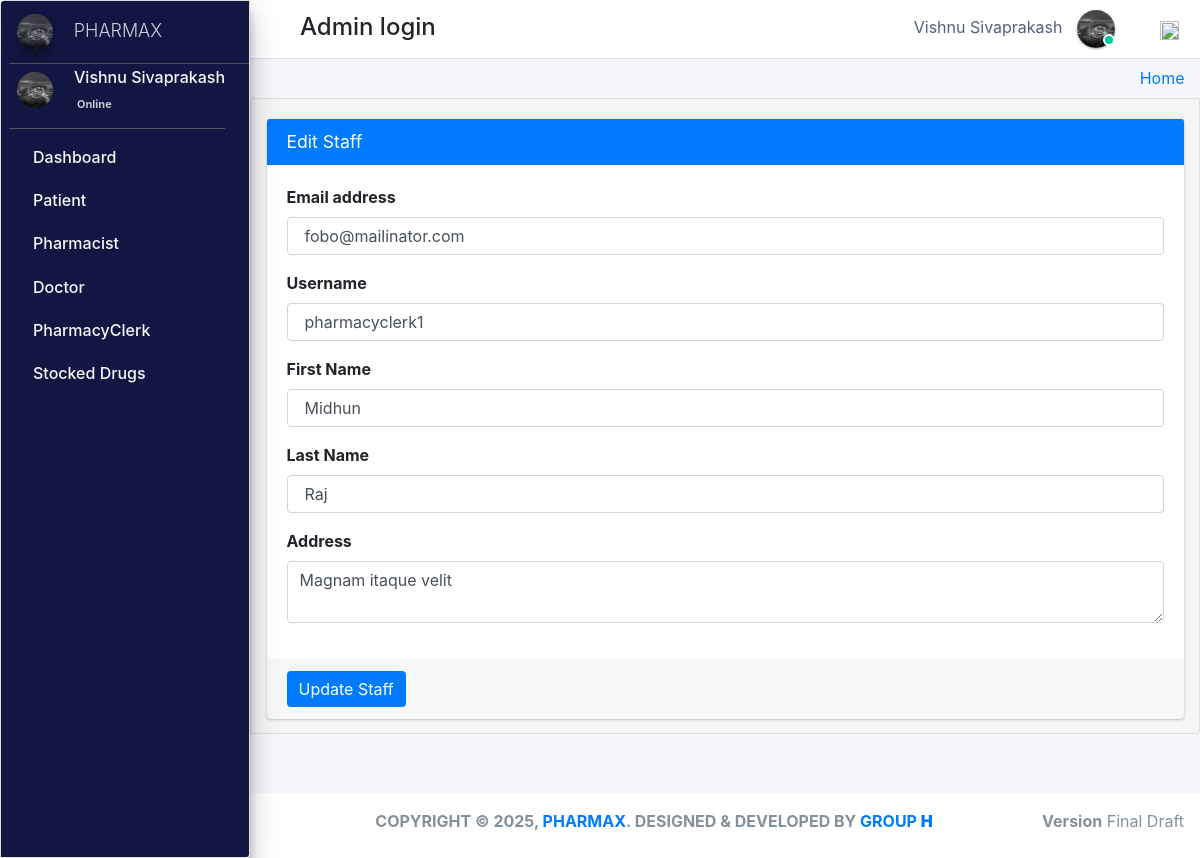
The app's page /admin_user/edit_receptionist/5/ (signed in) with its own data.
### pharmacy/models.py (models this page shows, shortened)
class CustomUser(AbstractUser):
    user_type_data = ((1, "AdminHOD"), (2, "Pharmacist"), (3, "Doctor"), (4, "PharmacyClerk"),(5, "Patients"))
    user_type = models.CharField(default=1, choices=user_type_data, max_length=10)

class AdminHOD(models.Model):
    gender_category=(
        ('Male','Male'),
        ('Female','Female'),
    )
    admin = models.OneToOneField(CustomUser,null=True, on_delete = models.CASCADE)
    emp_no= models.CharField(max_length=100,null=True,blank=True)
    gender=models.CharField(max_length=100,null=True,choices=gender_category)
    mobile=models.CharField(max_length=10,null=True,blank=True)
    address=models.CharField(max_length=300,null=True,blank=True)
    profile_pic=models.ImageField(default="admin.png",null=True,blank=True)
    created_at = models.DateTimeField(auto_now_add=True)
    updated_at = models.DateTimeField(auto_now=True)
    date_employed=models.DateTimeField(auto_now_add=True, auto_now=False)
    objects = models.Manager()

class PharmacyClerk(models.Model):
    gender_category=(
        ('Male','Male'),
        ('Female','Female'),
    )
    admin = models.OneToOneField(CustomUser,null=True, on_delete = models.CASCADE)
    emp_no=models.CharField(max_length=100,null=True,blank=True)
    gender=models.CharField(max_length=100,null=True,choices=gender_category)
    mobile=models.CharField(max_length=10,null=True,blank=True)
    address=models.CharField(max_length=300,null=True,blank=True)
    profile_pic=models.ImageField(default="images2.png",null=True,blank=True)
    age= models.IntegerField(default='0', blank=True, null=True)
    created_at = models.DateTimeField(auto_now_add=True)
    updated_at = models.DateTimeField(auto_now=True)
    objects = models.Manager()

### pharmacy/HODViews.py (the view, shortened to what this page needs)
# urls.py: path('admin_user/edit_receptionist/<clerk_id>/', HODViews.editPharmacyClerk, name="edit_clerk"),
def editPharmacyClerk(request,clerk_id):
    clerk=PharmacyClerk.objects.get(admin=clerk_id)
    context={
        "staff":clerk,
        "title":"Edit PharmacyClerk"
    }
    return render(request,'hod_templates/edit_clerk.html',context)

### pharmacy/LoginCheckMiddleWare.py (called while the page is built, shortened)
    def process_view(self, request, view_func, view_args, view_kwargs):
        modulename = view_func.__module__
        user = request.user
        if user.is_authenticated:
            if user.user_type == "1":
                if modulename == "pharmacy.HODViews":
                    pass
                elif modulename == "":
                    pass
                elif modulename == "pharmacy.views" or modulename == "django.views.static":
                    pass
                else:
                    pass
            else:
                return redirect("login")
        else:
            if request.path == reverse("login"):
                pass
            else:
                return redirect("login")

### pharmacy/templates/hod_templates/edit_clerk.html (shortened to what this page needs)
{% extends 'hod_templates/base_template.html'%} {% block main_content %}
<section class="content">
    <div class="container-fluid">
        <div class="row">
            <div class="col-md-12">
                <div class="card card-primary">
                    <div class="card-header">
                        <h3 class="card-title">Edit Staff</h3>
                    </div>
                    <form role="form" method="POST" action="">
                        <div class="card-body">
                            <div class="form-group">
                                <label>Email address</label>
                                <input type="email" class="form-control" name="email" value="{{ staff.admin.email }}">
                            </div>
                            <div class="form-group">
                                <label>Username</label>
                                <input type="text" class="form-control" name="username" value="{{ staff.admin.username }}">
                            </div>
                            <div class="form-group">
                                <label>First Name</label>
                                <input type="text" class="form-control" name="first_name" value="{{ staff.admin.first_name }}">
                            </div>
                            <div class="form-group">
                                <label>Last Name</label>
                                <input type="text" class="form-control" name="last_name" value="{{ staff.admin.last_name }}">
                            </div>
                            <div class="form-group">
                                <label>Address</label>
                                <textarea class="form-control" name="address">{{ staff.address }}</textarea>
                            </div>
                        </div>
                        <div class="card-footer">
                            <button type="submit" class="btn btn-primary">Update Staff</button>
                        </div>
                    </form>
                </div>
            </div>
        </div>
    </div>
</section>
{% endblock %}

### pharmacy/templates/hod_templates/base_template.html (shortened to what this page needs)
{% extends 'base_file.html' %} {% block htm %}
<body class="hold-transition sidebar-mini layout-fixed">
    <div class="wrapper">
        <nav class="main-header navbar navbar-expand navbar-white navbar-light">
            <ul class="navbar-nav">
                <li class="nav-item">
                    <a class="nav-link" data-widget="pushmenu" href="#" role="button"></a>
                </li>
            </ul>
            <h4 style="margin-left: 10px; margin-top: 5px;">Admin login </h4>
            <ul class="navbar-nav ml-auto">
                <li class="mx-3">
                    <a href="#" class="sm-submenu-with-image a">
                        <span>{{user.first_name}}  {{user.last_name}}</span>
                        <img src="{{request.user.adminhod.profile_pic.url}}" class="img-circle elevation-1" width="38" height="38" alt="">
                        <span class="avatar-status avatar-sm-status avatar-status-success"></span>
                    </a>
                </li>
                <li class="nav-item dropdown ml-3 low">
                    <a href="#" class="btn btn-outlined btn-black text-muted bg-transparent " data-toggle="dropdown" aria-expanded="false" data-wow-delay="0.7s"><img src="https://img.icons8.com/ios/50/000000/settings.png" width="19" height="19">
                    </a>
                </li>
            </ul>
        </nav>
        {% include 'hod_templates/sidebar.html'%}
        <div class="content-wrapper">
            <div class="content-header">
                <div class="container-fluid">
                    <div class="row ">
                        <div class="col-sm-6">
                        </div>
                        <div class="col-sm-6 ">
                            <ol class="breadcrumb float-sm-right">
                                <li class="breadcrumb-item"><a href="">Home</a></li>
                            </ol>
                        </div>
                    </div>
                </div>
            </div>
            {% block main_content %} {% endblock main_content %}
        </div>
        {% include 'hod_templates/footer.html'%}
    </div>
    {% endblock htm %}

### pharmacy/templates/hod_templates/sidebar.html (shortened to what this page needs)
<aside class="main-sidebar sidebar-dark-primary elevation-4">
    <a href="" class="brand-link ml-2">
        <img src="{{request.user.adminhod.profile_pic.url}}" alt="" width="36" height="36" class=" img-circle elevation-3" style="opacity: .8">
        <span class="brand-text font-weight-light mt-1 ml-3 mmust">PHARMAX</span>
    </a>
    <div class="sidebar">
        <div class="user-panel mr-3">
            <div class="pull-left image sm-submenu-with-image a ml-2 ">
                <img src="{{request.user.adminhod.profile_pic.url}}" class="img-circle mt-2" width="36" height="36" alt="User Image">
            </div>
            <div class="pull-left info">
                <p>{{user.first_name}} {{user.last_name}}</p>
                <a href="#"> Online</a>
            </div>
        </div>
        <nav class="mt-2">
            <ul class="nav nav-pills nav-sidebar flex-column" data-widget="treeview" role="menu" data-accordion="false">
                <li class="nav-item">
                    <a href="{% url  'admin_dashboard' %}" class="nav-link">
                        <p>
                            Dashboard
                        </p>
                    </a>
                </li>
                <li class="nav-item">
                    <a href="#" class="nav-link">
                        <p>
                            Patient
                        </p>
                    </a>
                </li>
                <li class="nav-item">
                    <a href="#" class="nav-link">
                        <p>
                            Pharmacist
                        </p>
                    </a>
                </li>
                <li class="nav-item">
                    <a href="#" class="nav-link">
                        <p>
                            Doctor
                        </p>
                    </a>
                </li>
                <li class="nav-item">
                    <a href="#" class="nav-link">
                        <p>
                            PharmacyClerk
                        </p>
                    </a>
                </li>
                <li class="nav-item">
                    <a href="#" class="nav-link">
                        <p>
                            Stocked Drugs
                        </p>
                    </a>
                </li>
            </ul>
        </nav>
    </div>
</aside>

### static/css/main.css (style rules this page uses)
html { font-family: sans-serif; line-height: 1.15; -webkit-text-size-adjust: 100%; -webkit-tap-highlight-color: transparent; }
body { overflow-y: hidden; overflow-x: hidden; font-family: -apple-system, BlinkMacSystemFont, "Segoe UI", Roboto, "Helvetica Neue", Arial, "Noto Sans", sans-serif, "Apple Color Emoji", "Segoe UI Emoji", "Segoe UI Symbol", "Noto Color Emoji" !important; }
.content { background-color: #f5f5f5; border: 1px solid #dddddd; border-radius: 4px 0px 4px 0px; left: -1px; padding: 10px 7px 5px; }
.main-sidebar { background: #ffffff; border: 1px solid #dddddd; border-radius: 4px 0px 4px 0px; font-weight: bold; }
.content { height: 75vh; overflow-y: scroll; overflow-x: hidden; }
.content .row { margin-top: 20px !important; }
.main-sidebar { background-color: #121642 !important; color: white !important; }
.main-sidebar p { color: #f8f8f8 !important; font-weight: 500 !important }
.btn-primary { outline: none !important; border: none !important; }
.avatar-status { position: absolute; bottom: 12px; right: 75.4px; display: -ms-inline-flexbox; display: inline-flex; -ms-flex-negative: 0; flex-shrink: 0; -ms-flex-pack: center; justify-content: center; -ms-flex-align: center; align-items: center; white-space: nowrap; text-align: center; vertical-align: baseline; font-weight: 600; border: .125rem solid #fff; width: 12px; height: 12px; line-height: 1; font-size: .71094rem; border-radius: 50%; }
.avatar-status-success { color: #fff; background-color: #00c9a7; }
.pull-left { float: left; }
.pull-left { float: left!important; }
.user-panel>.info { padding: 5px 5px 5px 15px; line-height: 1; position: absolute; left: 55px; }
.user-panel>.info>p { font-weight: 600; margin-bottom: 9px; }
p { margin: 0 0 10px; }
.user-panel { padding-bottom: 20px; }
.user-panel:after { clear: both; }
.user-panel:before, .user-panel:after { content: " "; display: table; }
.user-panel>.info>a { text-decoration: none; padding-right: 5px; margin-top: 3px; font-size: 11px; overflow: hidden; white-space: nowrap; }
.mmust { overflow: hidden; white-space: nowrap; font-size: 18px; }
.container-fluid { width: 100%; padding-right: 15px; padding-left: 15px; margin-right: auto; margin-left: auto; }
.row { display: flex; flex-wrap: wrap; margin-right: -15px; margin-left: -15px; }
input { text-indent: 5px !important; }
input::placeholder { text-indent: 5px !important; }
.img-circle { border-radius: 50%; }
.content-wrapper .content-header { padding: 5px 0.5rem !important; }

### static/css/profile.css (style rules this page uses)
li { list-style-type: none ! }
.form-control { font-size: .875rem; }
.navbar-nav span { color: #525f7f !important; margin-right: 10px !important; }
body { font-family: 'Rubik', sans-serif; height: 100% !important; }
input { text-indent: 5px !important; }
input::placeholder { text-indent: 5px !important; }

### records on screen
CustomUser: first_name "Vishnu", last_name "Sivaprakash", user.adminhod.profile_pic (picture)
PharmacyClerk: email "fobo@mailinator.com", username "pharmacyclerk1", first_name "Midhun", last_name "Raj", address "Magnam itaque velit"
